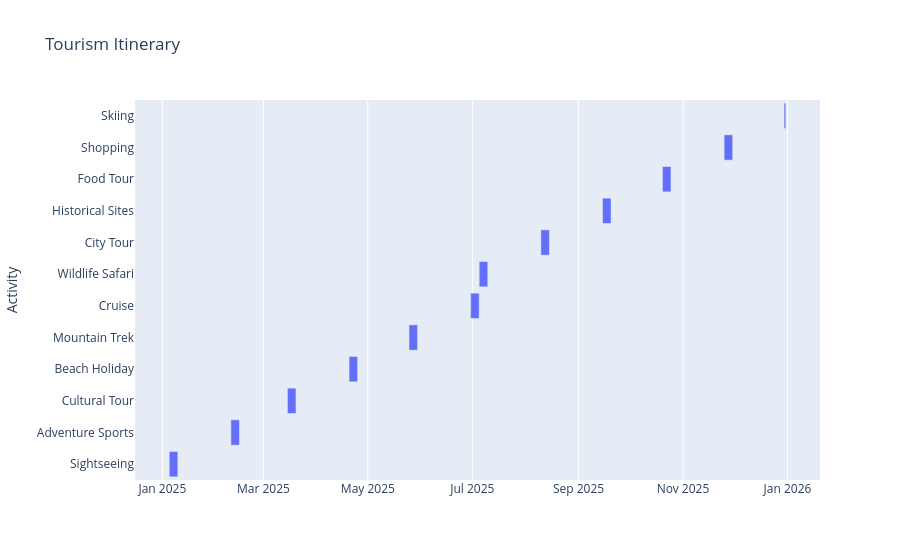

The cell this chart's notebook holds for it:
### Markdown cell above
### Gantt Chart

A **Gantt Chart** visualizes schedules, making it ideal for **trip planning**.

#### Travel Itinerary Planning

### Code cell
fig = px.timeline(df, x_start = 'Start_Date', x_end= 'End_Date', y = 'Activity', title= 'Tourism Itinerary')
fig.show()

### Figure 1 — Plotly figure (JSON) as saved in the notebook; plotly's stock layout.template omitted (floating-point values rounded to 4 significant figures)
{"data": [{"base": ["2025-01-05T00:00:00.000000000", "2025-02-10T00:00:00.000000000", "2025-03-15T00:00:00.000000000", "2025-04-20T00:00:00.000000000", "2025-05-25T00:00:00.000000000", "2025-06-30T00:00:00.000000000", "2025-07-05T00:00:00.000000000", "2025-08-10T00:00:00.000000000", "2025-09-15T00:00:00.000000000", "2025-10-20T00:00:00.000000000", "2025-11-25T00:00:00.000000000", "2025-12-30T00:00:00.000000000"], "hovertemplate": "Start_Date=%{base}<br>End_Date=%{x}<br>Activity=%{y}<extra></extra>", "legendgroup": "", "marker": {"color": "#636efa", "pattern": {"shape": ""}}, "name": "", "orientation": "h", "showlegend": false, "textposition": "auto", "type": "bar", "x": [432000000, 432000000, 432000000, 432000000, 432000000, 432000000, 432000000, 432000000, 432000000, 432000000, 432000000, 86400000], "xaxis": "x", "y": ["Sightseeing", "Adventure Sports", "Cultural Tour", "Beach Holiday", "Mountain Trek", "Cruise", "Wildlife Safari", "City Tour", "Historical Sites", "Food Tour", "Shopping", "Skiing"], "yaxis": "y"}], "layout": {"barmode": "overlay", "legend": {"tracegroupgap": 0}, "title": {"text": "Tourism Itinerary"}, "xaxis": {"anchor": "y", "domain": [0, 1], "type": "date"}, "yaxis": {"anchor": "x", "domain": [0, 1], "title": {"text": "Activity"}}}}
